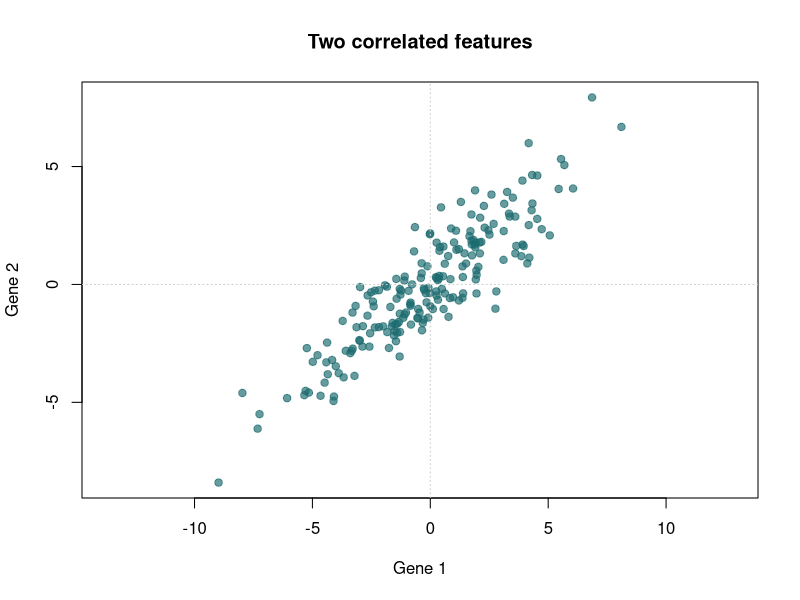
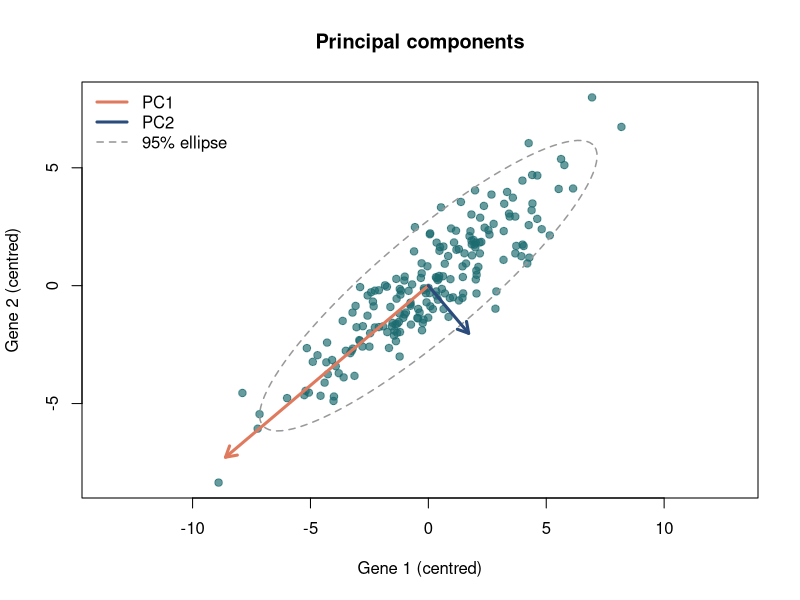
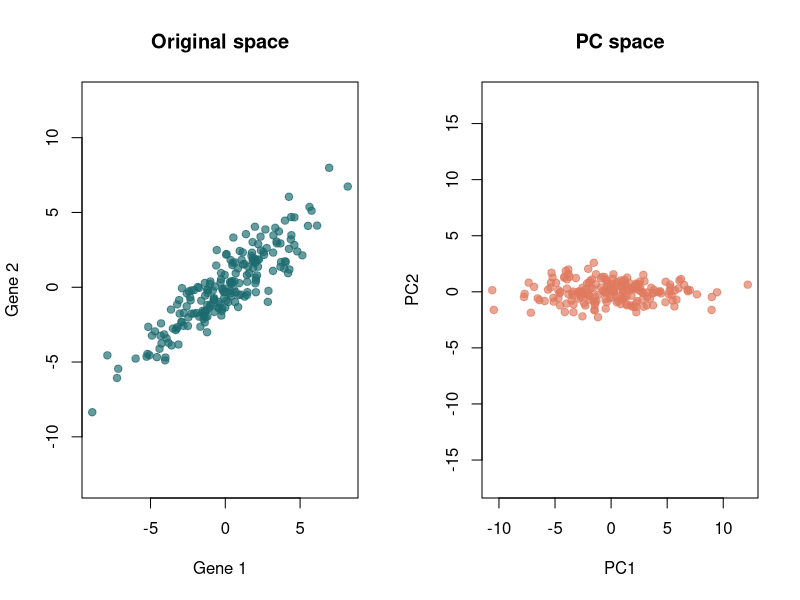
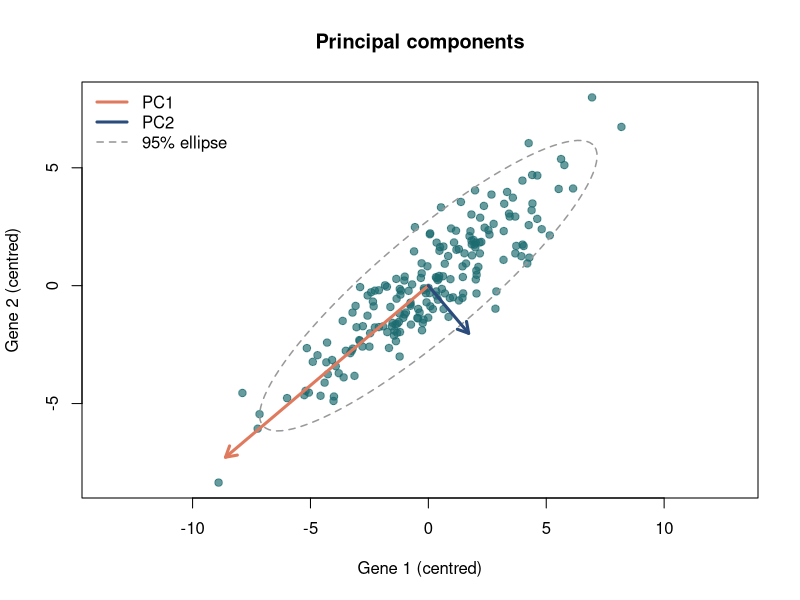
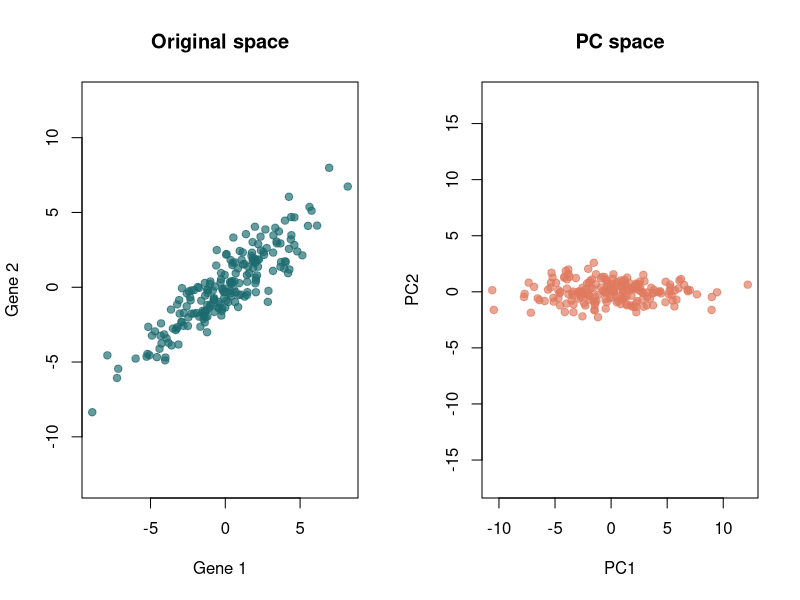

Reproduce these figures in R, in order.
## ---- chunk 1
knitr::opts_chunk$set(echo = TRUE, message = FALSE, warning = FALSE,
                      fig.width = 6, fig.height = 5.5)
## ---- chunk 2
library(ellipse)
## ---- chunk 3
dir.create("../figures", showWarnings = FALSE)
dir.create("../results", showWarnings = FALSE)
## ---- chunk 4
set.seed(42)
n  <- 200
x1 <- rnorm(n, 0, 3)
x2 <- 0.8 * x1 + rnorm(n, 0, 1.2)
X  <- cbind(x1, x2)

plot(X, pch = 19, col = "#1B6B70AA", asp = 1,
     xlab = "Gene 1", ylab = "Gene 2",
     main = "Two correlated features")
abline(h = 0, v = 0, col = "grey80", lty = 3)
## ---- chunk 5
Xc <- scale(X, center = TRUE, scale = FALSE)   # centre only
C  <- cov(Xc)
round(C, 3)
## ---- chunk 6
e <- eigen(C)

round(e$values, 3)
round(e$vectors, 3)

cat("variance explained:", round(100 * e$values / sum(e$values), 1), "%\n")
## ---- chunk 7
s <- 3 * sqrt(e$values)     # arrow length proportional to SD along each axis

draw_components <- function() {
  plot(Xc, pch = 19, col = "#1B6B70AA", asp = 1,
       xlab = "Gene 1 (centred)", ylab = "Gene 2 (centred)",
       main = "Principal components")
  lines(ellipse(C, level = 0.95), col = "grey60", lwd = 1.5, lty = 2)
  arrows(0, 0, s[1] * e$vectors[1, 1], s[1] * e$vectors[2, 1],
         col = "#E07A5F", lwd = 3, length = 0.12)
  arrows(0, 0, s[2] * e$vectors[1, 2], s[2] * e$vectors[2, 2],
         col = "#2A4B7C", lwd = 3, length = 0.12)
  legend("topleft", c("PC1", "PC2", "95% ellipse"),
         col = c("#E07A5F", "#2A4B7C", "grey60"),
         lwd = c(3, 3, 1.5), lty = c(1, 1, 2), bty = "n")
}

draw_components()
## ---- chunk 8
png("../figures/pca_components_example.png", width = 1800, height = 1650, res = 300)
draw_components()
dev.off()
## ---- chunk 9
Z <- Xc %*% e$vectors
## ---- chunk 10
draw_rotation <- function() {
  par(mfrow = c(1, 2))
  plot(Xc, pch = 19, col = "#1B6B70AA", asp = 1,
       main = "Original space", xlab = "Gene 1", ylab = "Gene 2")
  plot(Z,  pch = 19, col = "#E07A5FAA", asp = 1,
       main = "PC space", xlab = "PC1", ylab = "PC2")
  par(mfrow = c(1, 1))
}

draw_rotation()
## ---- chunk 11
png("../figures/pca_rotation_example.png", width = 3000, height = 1500, res = 300)
draw_rotation()
dev.off()
## ---- chunk 12
round(cov(Z), 6)
## ---- chunk 13
p <- prcomp(X, center = TRUE, scale. = FALSE)

round(p$sdev^2, 3)       # matches the eigenvalues
round(p$rotation, 3)     # matches the eigenvectors
## ---- chunk 14
X2 <- cbind(gene1 = x1, gene2 = x2 * 100)

p_unscaled <- prcomp(X2, scale. = FALSE)
p_scaled   <- prcomp(X2, scale. = TRUE)

cat("unscaled — variance explained:",
    round(100 * p_unscaled$sdev^2 / sum(p_unscaled$sdev^2), 1), "%\n")
round(p_unscaled$rotation, 3)
## ---- chunk 15
cat("scaled — variance explained:",
    round(100 * p_scaled$sdev^2 / sum(p_scaled$sdev^2), 1), "%\n")
round(p_scaled$rotation, 3)
## ---- chunk 16
scaling <- data.frame(
  version = c("unscaled", "scaled"),
  PC1_pct = c(round(100 * p_unscaled$sdev[1]^2 / sum(p_unscaled$sdev^2), 1),
              round(100 * p_scaled$sdev[1]^2   / sum(p_scaled$sdev^2), 1)),
  gene1_PC1_loading = c(round(p_unscaled$rotation[1, 1], 3),
                        round(p_scaled$rotation[1, 1], 3)),
  gene2_PC1_loading = c(round(p_unscaled$rotation[2, 1], 3),
                        round(p_scaled$rotation[2, 1], 3))
)
scaling
## ---- chunk 17
write.csv(scaling, "../results/scaling_effect_example.csv", row.names = FALSE)
